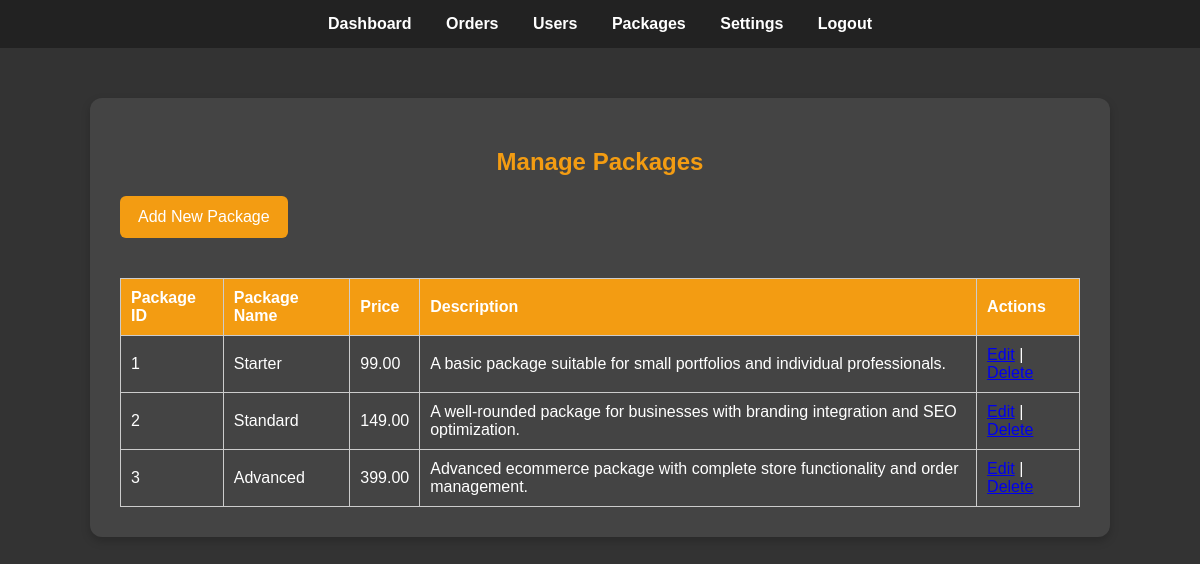
/admin/packages.php (signed in), run on the app's committed database.
### tables this page shows
CREATE TABLE `packages` (
  `id` int(11) NOT NULL,
  `name` varchar(100) NOT NULL,
  `price` decimal(10,2) NOT NULL,
  `description` text NOT NULL,
  `features` text NOT NULL
);

### admin/packages.php (the view, shortened to what this page needs)
<?php
include('header.php');
include('config.php');
$stmt = $pdo->query('SELECT * FROM packages');
$packages = $stmt->fetchAll();
?>
<!DOCTYPE html>
<html lang="en">
<head>
    <link rel="stylesheet" href="style.css">
</head>
<body>
<div class="container">
    <h2>Manage Packages</h2>
    <a href="add_package.php" class="add-package-btn">Add New Package</a>
    <table>
        <thead>
            <tr>
                <th>Package ID</th>
                <th>Package Name</th>
                <th>Price</th>
                <th>Description</th>
                <th>Actions</th>
            </tr>
        </thead>
        <tbody>
            <?php foreach ($packages as $package): ?>
                <tr>
                    <td><?php echo $package['id']; ?></td>
                    <td><?php echo $package['name']; ?></td>
                    <td><?php echo $package['price']; ?></td>
                    <td><?php echo $package['description']; ?></td>
                    <td>
                        <a href="edit_package.php?id=<?php echo $package['id']; ?>">Edit</a>
                        |
                        <a href="delete_package.php?id=<?php echo $package['id']; ?>" onclick="return confirm('Are you sure you want to delete this package?')">Delete</a>
                    </td>
                </tr>
            <?php endforeach; ?>
        </tbody>
    </table>
</div>
</body>
</html>

### admin/style.css (style rules this page uses)
body { font-family: Arial, sans-serif; background-color: #333; color: white; margin: 0; padding: 0; }
.container { padding: 20px; }

### admin/packages.php (style rules this page uses)
body { font-family: Arial, sans-serif; background-color: #333; color: #fff; margin: 0; padding: 0; }
.container { width: 80%; margin: 50px auto; padding: 30px; background-color: #444; border-radius: 12px; box-shadow: 0 4px 10px rgba(0, 0, 0, 0.2); }
h2 { color: #f39c12; text-align: center; }
table { width: 100%; border-collapse: collapse; margin-top: 20px; }
table th, table td { padding: 10px; text-align: left; border: 1px solid #ccc; }
table th { background-color: #f39c12; color: white; }
.add-package-btn { background-color: #f39c12; color: white; padding: 12px 18px; text-decoration: none; border-radius: 6px; display: inline-block; margin-bottom: 20px; transition: background-color 0.3s ease-in-out; }

### data on the page
packages: id "1", name "Starter", price "99.00", description "A basic package suitable for small portfolios and individual professionals."
packages: id "2", name "Standard", price "149.00", description "A well-rounded package for businesses with branding integration and SEO optimization."
packages: id "3", name "Advanced", price "399.00", description "Advanced ecommerce package with complete store functionality and order management."
